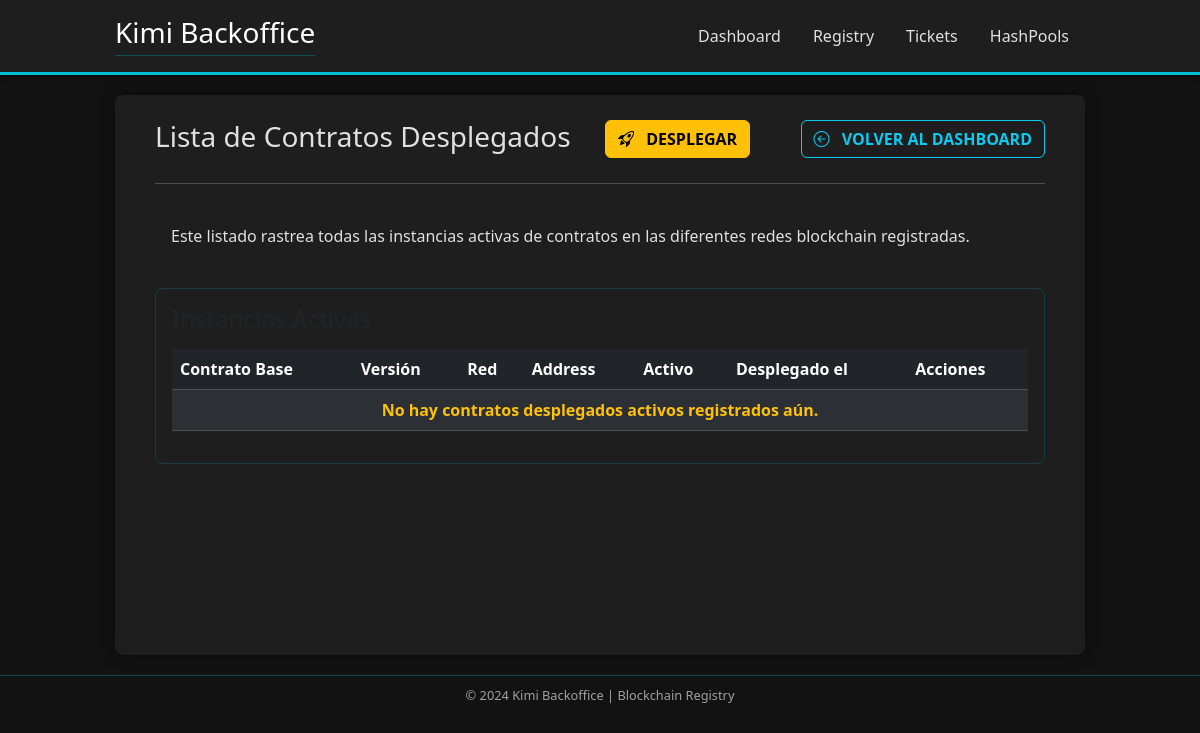
Page /contractRegistry/deployed/list/ on the earlier database version.
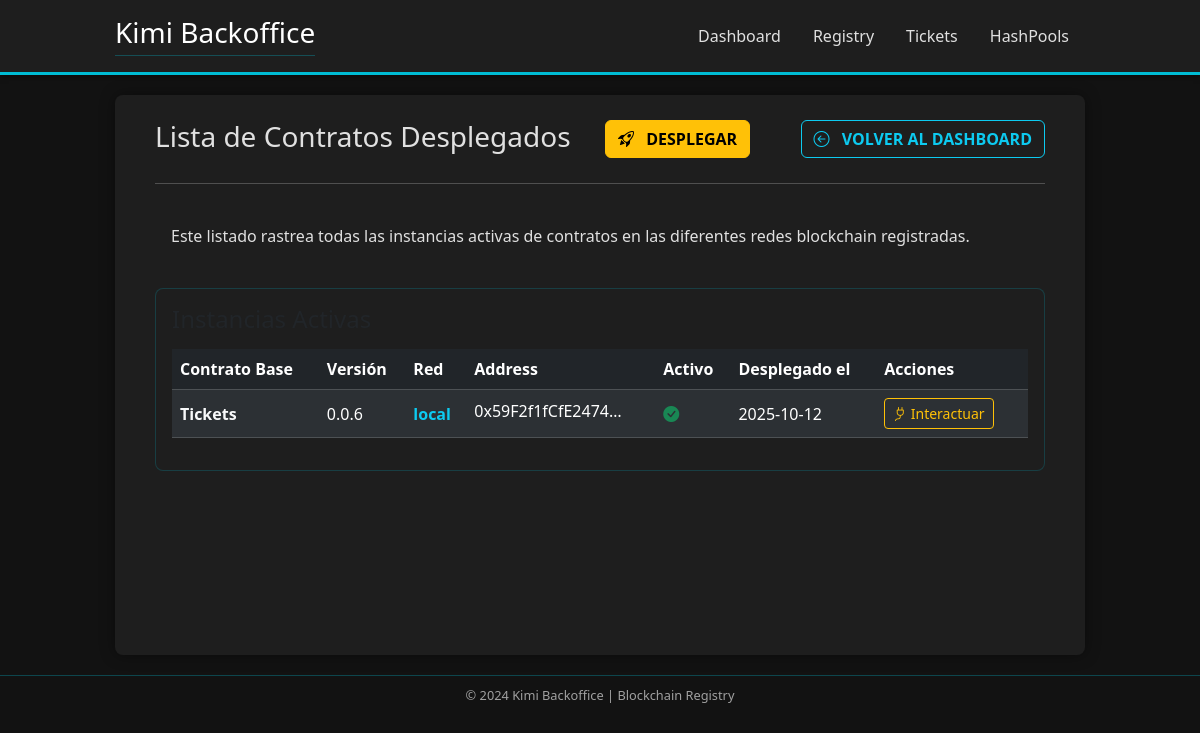
Same page on the later database version.
### contractRegistry/models.py (models this page shows, shortened)
class DeployedContract(models.Model):
    contract_version = models.ForeignKey(ContractVersion, on_delete=models.PROTECT, related_name='deployments')
    network = models.ForeignKey(Network, on_delete=models.PROTECT, related_name='deployed_contracts')
    is_current = models.BooleanField(default=False)
    deployerAddress = models.ForeignKey(DeployerAddress, on_delete=models.PROTECT)
    base_contract = models.ForeignKey(BaseContract, on_delete=models.CASCADE, related_name='deployed_instances', editable=False, db_index=False)
    created_at = models.DateTimeField(auto_now_add=True)
    updated_at = models.DateTimeField(auto_now=True)
    params = models.JSONField(blank=True, null=True, help_text="Parámetros del constructor usados en el despliegue.")
    status = models.CharField(
        max_length=15,
        choices=DeploymentStatus.choices,
        default=DeploymentStatus.PENDING_SIGNATURE
    )
    transaction_hash = models.CharField(
        max_length=66,
        null=True,
        blank=True,
        unique=True
    )
    raw_tx_data = models.JSONField(
        null=True,
        blank=True,
        help_text="Datos de la transacción sin firmar, generados por web3.py."
    )
    address = models.CharField(max_length=42, null=True, blank=True)
    gas_used = models.BigIntegerField(null=True, blank=True)
    class Meta:
        constraints = [
            UniqueConstraint(
                fields=['address', 'network'],
                name='unique_address_per_network'
            ),
            UniqueConstraint(
                fields=['network', 'base_contract'],
                condition=Q(is_current=True),
                name='unique_deployment_per_base_contract_per_network'
            )
        ]

class ContractVersion(models.Model):
    base_contract = models.ForeignKey(BaseContract, on_delete=models.CASCADE, related_name='versions')
    version = models.CharField(max_length=50)
    bytecode = models.TextField()
    abi = models.JSONField()
    created_at = models.DateTimeField(auto_now_add=True)
    class Meta:
        constraints = [
            UniqueConstraint(
                fields=['base_contract', 'version'],
                name='unique_version_per_base_contract'
            )
        ]

class BaseContract(models.Model):
    name = models.CharField(max_length=100, unique=True)
    descripcion = models.TextField(blank=True, help_text="Descripción opcional del contrato base.")
    created_at = models.DateTimeField(auto_now_add=True)

class Network(models.Model):
    name = models.CharField(max_length=100, unique=True)
    rpc_url = models.URLField()
    chain_id = models.PositiveIntegerField(unique=True)

### contractRegistry/views.py (the view)
# urls.py: path('deployed/list/', views.deployedContractList, name='deployed_contract_list'),
def deployedContractList(request):
    deployed_contracts = DeployedContract.objects.filter(
        status=DeploymentStatus.CONFIRMED
    ).order_by(
        '-updated_at'
    )
    context = {
        'deployed_contracts': deployed_contracts
    }
    return render(request, 'contractRegistry/deployed_contract_list.html', context)

### templates/contractRegistry/deployed_contract_list.html (shortened to what this page needs)
{% extends 'base.html' %}
{% load static %}
{% block content %}
  <div class="centered-container mx-auto dashboard-content">
    <div class="d-flex justify-content-between align-items-center mb-4 border-0">
      <h2 class="h3 text-accent mb-0" style="border-bottom: none !important;">Lista de Contratos Desplegados</h2>
      <a href="{% url 'contractRegistry:deploy_contract' %}" class="btn btn-warning fw-bold text-uppercase me-3"><i class="bi bi-rocket-takeoff me-2"></i> Desplegar</a>
      <a href="{% url 'contractRegistry:index' %}" class="btn btn-outline-info fw-bold text-uppercase"><i class="bi bi-arrow-left-circle me-2"></i> Volver al Dashboard</a>
    </div>
    <hr class="text-accent mt-0 mb-4" />
    <div class="mb-4 welcome-card p-3 d-flex justify-content-between align-items-start">
      <div style="text-align: justify;">
        <p class="mb-0 text-text-dim">Este listado rastrea todas las instancias activas de contratos en las diferentes redes blockchain registradas.</p>
      </div>
    </div>
    <div class="card status-card-table p-3">
      <h4 class="text-text-light mb-3">Instancias Activas</h4>
      <table class="table table-dark table-striped table-hover">
        <thead>
          <tr>
            <th scope="col" class="text-accent">Contrato Base</th>
            <th scope="col" class="text-accent">Versión</th>
            <th scope="col" class="text-accent">Red</th>
            <th scope="col" class="text-accent">Address</th>
            <th scope="col" class="text-accent">Activo</th>
            <th scope="col" class="text-accent">Desplegado el</th>
            <th scope="col" class="text-accent">Acciones</th>
          </tr>
        </thead>
        <tbody>
          {% for deployment in deployed_contracts %}
            <tr class="text-text-dim align-middle">
              <td class="fw-bold text-light">{{ deployment.contract_version.base_contract.name }}</td>
              <td>{{ deployment.contract_version.version }}</td>
              <td class="fw-bold text-info">{{ deployment.network.name }}</td>
              <td>
                <span class="d-inline-block text-truncate" style="max-width: 150px;">{{ deployment.address }}</span>
              </td>
              <td>
                {% if deployment.is_current %}
                  <i class="bi bi-check-circle-fill text-success" title="Versión de contrato activa actualmente"></i>
                {% else %}
                  <i class="bi bi-circle-fill text-danger" title="Versión de contrato inactiva/obsoleta"></i>
                {% endif %}
              </td>
              <td>{{ deployment.updated_at|date:'Y-m-d' }}</td>
              <td>
                <button class="btn btn-sm btn-outline-warning me-2 interact-btn" data-bs-toggle="modal" data-bs-target="#interactionModal" data-address="{{ deployment.address }}" data-abi="{{ deployment.contract_version.abi|escapejs }}"><i class="bi bi-plug"></i> Interactuar</button>
              </td>
            </tr>
          {% empty %}
            <tr class="text-center">
              <td colspan="7" class="text-warning fw-bold">No hay contratos desplegados activos registrados aún.</td>
            </tr>
          {% endfor %}
        </tbody>
      </table>
    </div>
  </div>
{% endblock %}

Differences in the rows shown:
added DeployedContract: contract_version.base_contract.name "Tickets", contract_version.version "0.0.6", network.name "local", address "0x59F2f1fCfE2474…", is_current True (drawn), updated_at "2025-10-12"
Other differences:
text no longer shown: "No hay contratos desplegados activos registrados aún."
